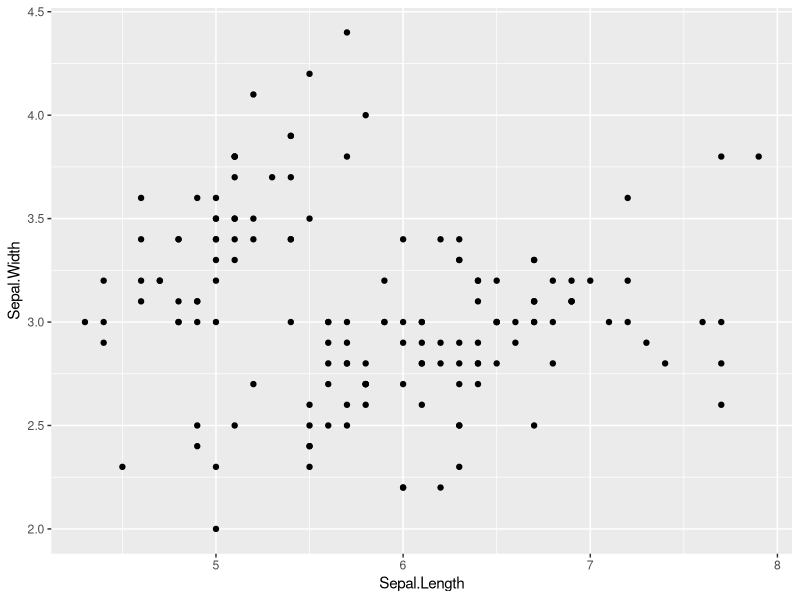
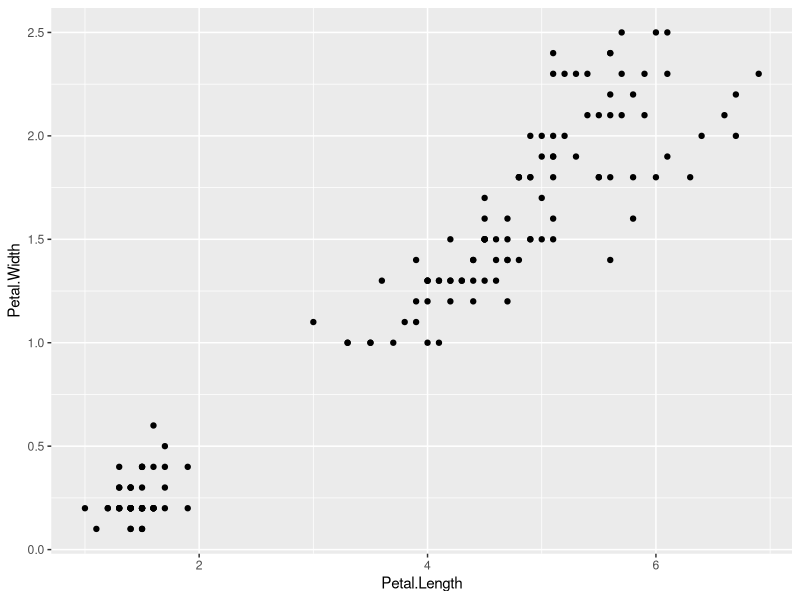
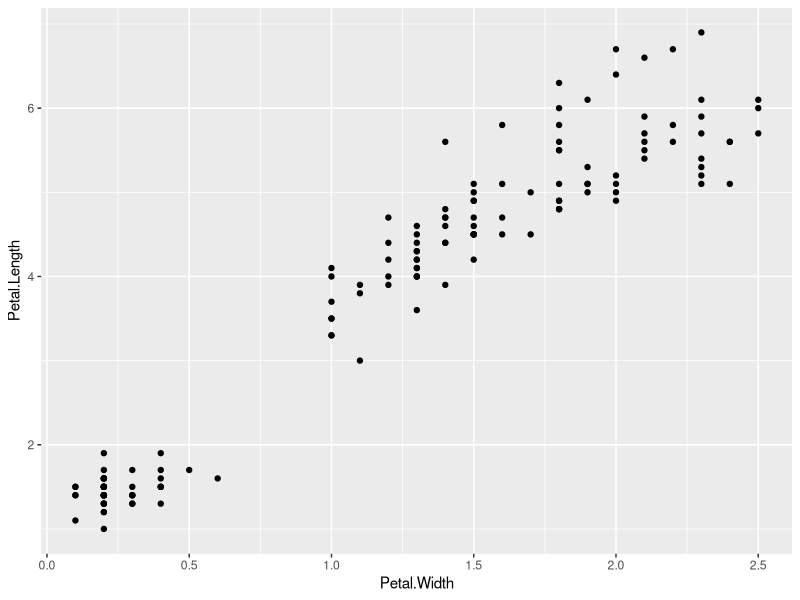
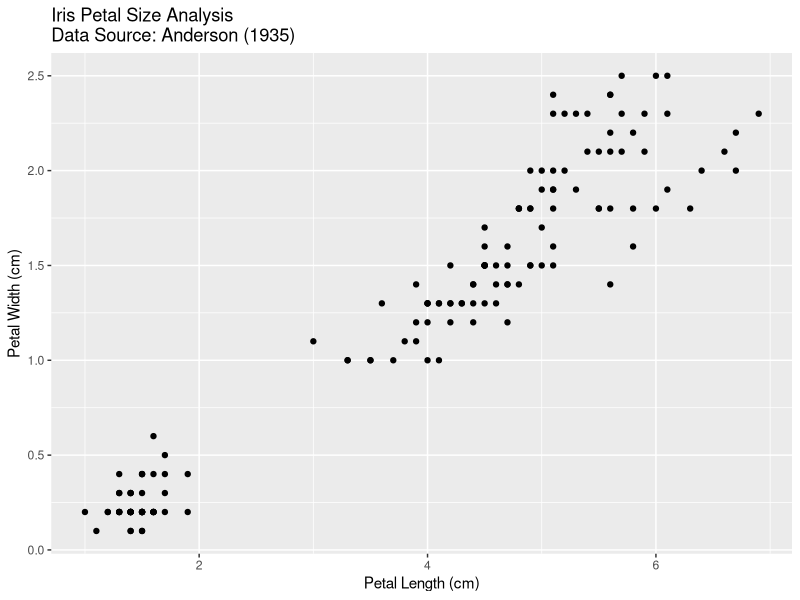
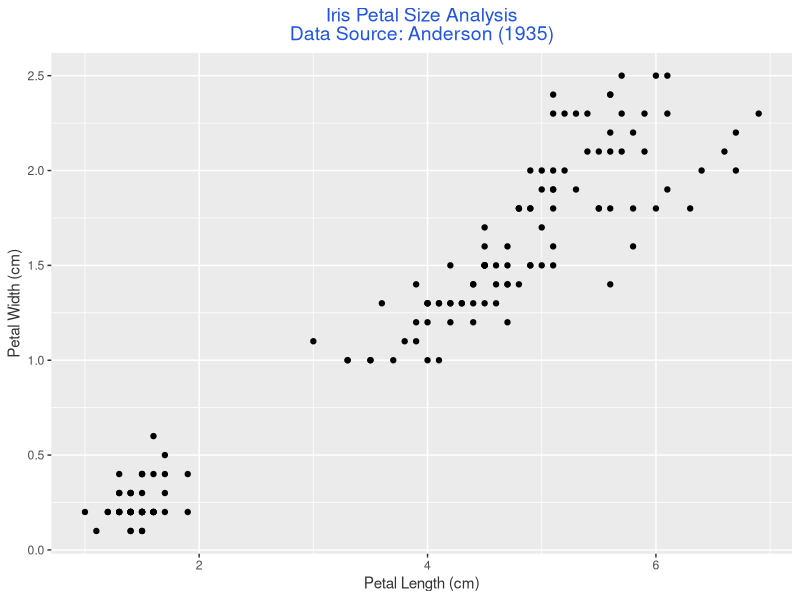
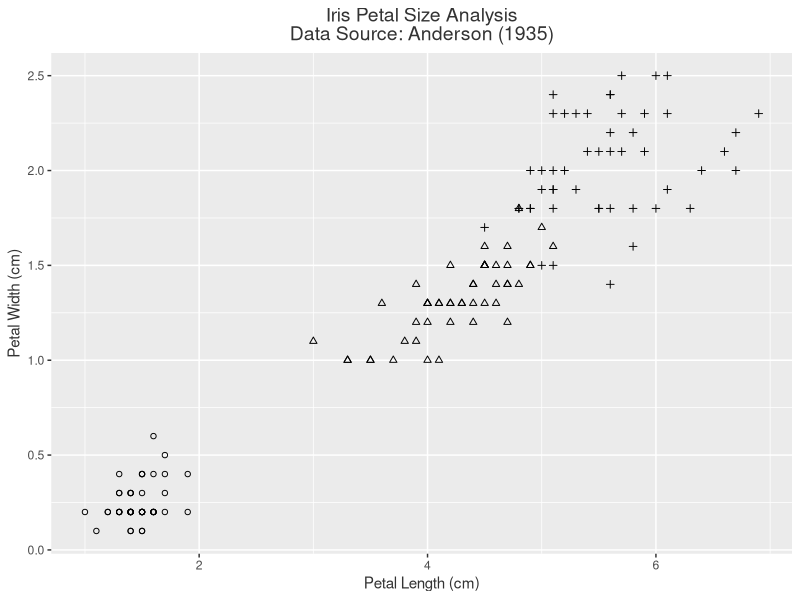
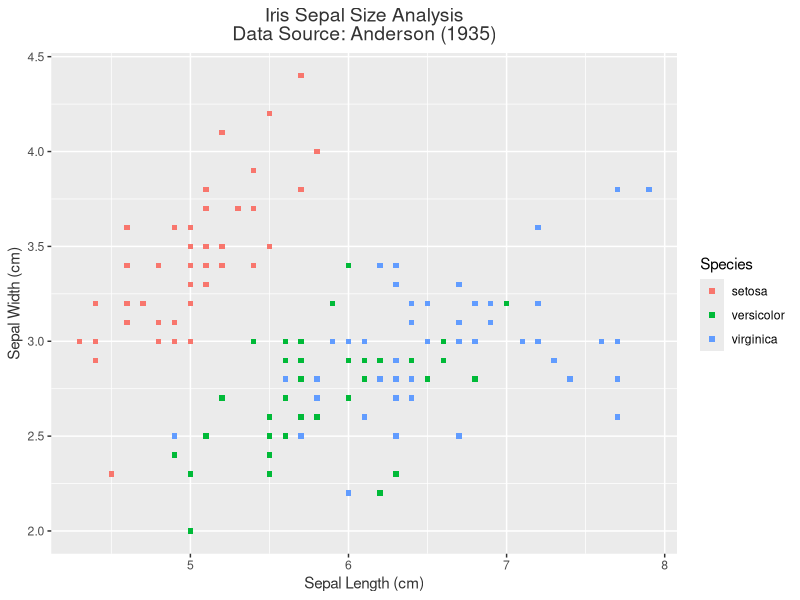

The R script that drew these images, in order:
# # Peek into data
# str(iris)
# head(iris)
# tail(iris)

# # Names, dimensions, etc.
# colnames(iris)
# dim(iris)

# # Basic stats
# colMeans(iris[-5])
# colSums(iris[-5])
# rowSums(iris[-5])
# summary(iris)

# # More suitable stats by Species
# aggregate(Sepal.Length ~ Species, data=iris, summary)
# aggregate(. ~ Species, data=iris, summary)
# aggregate(. ~ Species, data=iris, mean)
# aggregate(. ~ Species, data=iris, max)

library(datasets)
library(ggplot2)

#WILL SAVE EACH TO A PAGE IN A PDF "Rplots.pdf" IF RUN FROM COMMAND LINE
qplot(Sepal.Length, Sepal.Width, data = iris)


qplot(Petal.Length, Petal.Width, data = iris)



plen <- ggplot(data=iris, aes(x=Petal.Length, y=Petal.Width))
plen +
  geom_point() +
  coord_flip()


#A good plot should be self-contained. The measurement units are not clear. There’s no title to the plot. Let’s add these:
plen +
  geom_point() +
  ggtitle("Iris Petal Size Analysis\nData Source: Anderson (1935)") +
  labs(x="Petal Length (cm)", y="Petal Width (cm)")



#FURTHER
common_theme <- function() {
  ptcolor <- 'grey20' # plot text color
  theme(
    plot.title=element_text(size=14, lineheight=0.8, color=ptcolor, hjust=0.5),
    axis.title.x=element_text(color=ptcolor),
    axis.title.y=element_text(color=ptcolor))
}

plen +
  geom_point() +
  ggtitle("Iris Petal Size Analysis\nData Source: Anderson (1935)") +
  labs(x="Petal Length (cm)", y="Petal Width (cm)") +
  common_theme() +
  theme(plot.title=element_text(color="#2255DD"))



plen +
  geom_point(shape=iris$Species) +
  ggtitle("Iris Petal Size Analysis\nData Source: Anderson (1935)") +
  labs(x="Petal Length (cm)", y="Petal Width (cm)") +
  common_theme()



ggplot(data=iris, aes(x=Sepal.Length, y=Sepal.Width)) +
  geom_point(aes(colour=Species), shape=15, size=1.5) +
  ggtitle("Iris Sepal Size Analysis\nData Source: Anderson (1935)") +
  labs(x="Sepal Length (cm)", y="Sepal Width (cm)") +
  common_theme()

